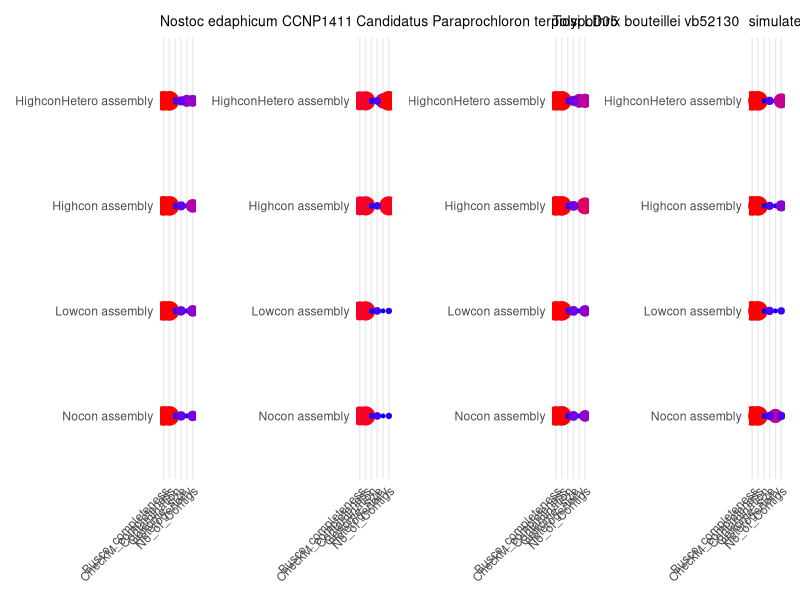

Write the R code that produced this figure.
# Install patchwork if not already installed
if (!requireNamespace("patchwork", quietly = TRUE)) {
  install.packages("patchwork")
}

# Load necessary libraries
library(ggplot2)
library(dplyr)
library(tidyr)
library(viridis)
library(patchwork)

# Updated dataset
data <- data.frame(
  Organism = rep(c("Nostoc edaphicum CCNP1411", "Candidatus Paraprochloron terpiosi LD05", "Tolypothrix bouteillei vb52130", "simulated category B"), each = 4),
  AssemblyProcess = rep(paste("Assembly", 1:4), times = 4),
  CheckM_completeness = c(99.7, 99.7, 99.7, 99.7, 96.89, 96.89, 96.22, 96.67, 99.66, 99.66, 99.76, 99.52, 99.97, 99.97, 99.97, 99.97),
  Contamination = c(1.33, 1.33, 1.33, 1.78, 0.52, 0.52, 0.52, 1.19, 1.04, 1.29, 1.29, 1.67, 0.45, 0.09, 0.04, 0.09),
  Heterogeneity = c(0, 0, 0, 23.08, 0, 0, 0, 50, 0, 0, 0, 36.36, 40, 0, 0, 0),
  No_of_Contigs = c(14, 20, 35, 22, 1, 1, 96, 102, 21, 20, 66, 40, 6, 3, 18, 47),
  Genome_size = c(9.5, 9.8, 8.5, 8.3, 3.7, 3.7, 3.5, 3.6, 11, 11, 11, 12, 5.6, 5.6, 5.3, 5.5),
  Busco_completeness = c(99.7, 99.7, 99.9, 99.9, 92.3, 92.4, 91.6, 92.3, 99.1, 99.2, 99.6, 99.3, 100, 100, 100, 100))
# Map AssemblyProcess to new labels
data$AssemblyProcess <- factor(data$AssemblyProcess,
                                levels = paste("Assembly", 1:4),
                                labels = c("Nocon assembly", "Lowcon assembly", "Highcon assembly", "HighconHetero assembly"))

# Set the levels for the Organism factor to maintain the original order
data$Organism <- factor(data$Organism, levels = unique(data$Organism))

# Function to create a plot for each organism
create_plot <- function(organism) {
  # Filter data for the current organism
  filtered_data <- data %>% filter(Organism == organism)

  # Reshape data for ggplot
  plot_data <- filtered_data %>%
    pivot_longer(cols = c(CheckM_completeness, Contamination, Heterogeneity, No_of_Contigs, Genome_size, Busco_completeness),
                 names_to = "Parameter", values_to = "Value")

  # Plot using ggplot
  p <- ggplot(plot_data, aes(x = Parameter, y = AssemblyProcess, color = Value, size = Value)) +
    geom_point() +
    scale_color_gradient(low = "blue", high = "red") +
    theme_minimal() +
    labs(title = paste(organism),
         x = NULL, # Remove x-axis label
         y = NULL, # Remove y-axis label
         color = "Value",
         size = "Value") +
    theme(axis.text.x = element_text(angle = 45, hjust = 1),
          plot.title = element_text(size = 10),  # Adjust the title font size here
         legend.position = "none")  # Remove the legend
  return(p)
}

# List of organisms
organisms <- unique(data$Organism)

# Create a list of plots
plots <- lapply(organisms, create_plot)
# Combine plots using patchwork in a grid layout
combined_plot <- wrap_plots(plots) +
  plot_layout(ncol = 4, byrow = TRUE)  # Arrange in 1 row

# Save the combined plot as a single PDF
ggsave(filename = "B.pdf", plot = combined_plot, width = 15, height = 4)

